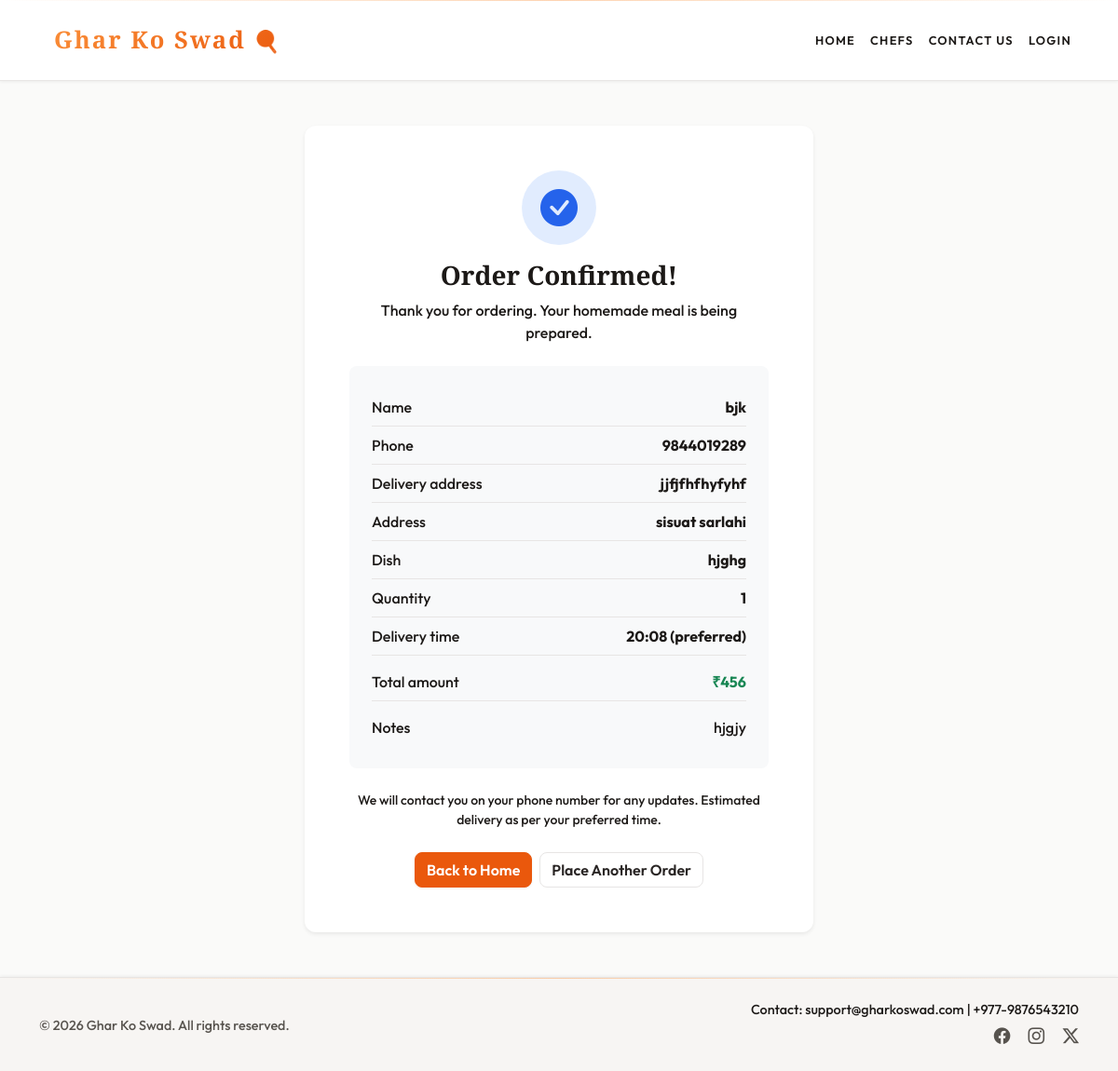
The app's page /order/confirmation/3/ with its own data.
### core/models.py (models this page shows, shortened)
class Order(models.Model):
    DISH_CHOICES = [
        ('thali', 'Homemade Thali'),
        ('momo', 'Steamed Momo Platter'),
        ('biryani', 'Veg Biryani'),
        ('soup', 'Comfort Veg Soup'),
    ]
    STATUS_CHOICES = [
        ('pending', 'Pending'),
        ('confirmed', 'Confirmed'),
        ('preparing', 'Preparing'),
        ('delivered', 'Delivered'),
        ('cancelled', 'Cancelled'),
    ]
    chef = models.ForeignKey(settings.AUTH_USER_MODEL, on_delete=models.CASCADE, related_name='orders_received', null=True, blank=True)
    customer = models.ForeignKey(settings.AUTH_USER_MODEL, on_delete=models.SET_NULL, null=True, blank=True, related_name='orders_placed')
    food_item = models.ForeignKey(FoodItem, on_delete=models.SET_NULL, null=True, blank=True, related_name='orders')
    name = models.CharField(max_length=200)
    phone = models.CharField(max_length=20)
    address = models.TextField()
    dish = models.CharField(max_length=20, choices=DISH_CHOICES, blank=True)
    quantity = models.PositiveIntegerField(default=1)
    total = models.CharField(max_length=50)
    delivery_time = models.CharField(max_length=100, blank=True)
    notes = models.TextField(blank=True)
    status = models.CharField(max_length=20, choices=STATUS_CHOICES, default='pending')
    created_at = models.DateTimeField(auto_now_add=True)
    class Meta:
        ordering = ['-created_at']

class CustomUser(AbstractUser):
    USER_TYPE_CHOICES = (
        ('customer', 'Customer'),
        ('chef', 'Chef'),
    )
    username = None
    email = models.EmailField(unique=True)
    phone = models.CharField(max_length=15, blank=True)
    address = models.TextField(blank=True)
    user_type = models.CharField(max_length=10, choices=USER_TYPE_CHOICES, default='customer')
    speciality = models.CharField(max_length=200, blank=True, null=True)
    USERNAME_FIELD = 'email'
    REQUIRED_FIELDS = []
    objects = CustomUserManager()

class FoodItem(models.Model):
    CATEGORY_CHOICES = [
        ('rice', 'Rice'),
        ('veg', 'Veg'),
        ('non_veg', 'Non-veg'),
        ('sweets_mithai', 'Sweets (Mithai)'),
        ('breads', 'Breads'),
        ('sweets_desserts', 'Sweets & Desserts'),
        ('pickles_sides', 'Pickles & Side Dishes'),
        ('curries', 'Curries'),
        ('soups', 'Soups'),
        ('snacks', 'Snacks'),
        ('nepali', 'Nepali'),
        ('indian', 'Indian'),
        ('other', 'Other (add your own)'),
    ]
    AVAILABILITY_CHOICES = [
        ('daily', 'Daily'),
        ('weekdays', 'Weekdays Only'),
        ('weekends', 'Weekends Only'),
        ('custom', 'Custom'),
    ]
    chef = models.ForeignKey(settings.AUTH_USER_MODEL, on_delete=models.CASCADE, related_name='food_items')
    name = models.CharField(max_length=200)
    category = models.CharField(max_length=30, choices=CATEGORY_CHOICES, default='other')
    category_custom = models.CharField(max_length=100, blank=True, help_text='When category is Other, your own category name')
    price = models.DecimalField(max_digits=10, decimal_places=2)
    description = models.TextField(blank=True)
    image = models.ImageField(upload_to='food/%Y/%m/', blank=True, null=True)
    image_url = models.URLField(blank=True, max_length=500)
    servings_available = models.PositiveIntegerField(default=10)
    availability = models.CharField(max_length=20, choices=AVAILABILITY_CHOICES, default='daily')
    is_vegetarian = models.BooleanField(default=True)
    is_spicy = models.BooleanField(default=False)
    created_at = models.DateTimeField(auto_now_add=True)
    class Meta:
        ordering = ['-created_at']

### core/views.py (the view)
# urls.py: path('order/confirmation/<int:order_id>/', views.order_confirmation, name='order_confirmation'),
def order_confirmation(request, order_id):
    order_obj = get_object_or_404(Order.objects.select_related('chef', 'food_item'), id=order_id)
    return render(request, 'core/order_confirmation.html', {'order': order_obj})

### core/context_processors.py (called while the page is built)
def user_profile(request):
    class ProfileRole:
        def __init__(self, role):
            self.role = role
    role = getattr(request.user, 'user_type', None) if request.user.is_authenticated else None
    return {'user_profile': ProfileRole(role) if role else None}

### templates/core/order_confirmation.html (shortened to what this page needs)
{% extends 'base.html' %}
{% load static %}
{% block content %}
<section class="py-5">
    <div class="container">
        <div class="row justify-content-center">
            <div class="col-lg-6">
                <div class="card shadow-sm border-0">
                    <div class="card-body p-4 p-md-5 text-center">
                        <div class="confirmation-icon"><i class="bi bi-check-circle-fill"></i></div>
                        <h1 class="h3 fw-bold mb-2">Order Confirmed!</h1>
                        <p class="text-muted mb-4">Thank you for ordering. Your homemade meal is being prepared.</p>
                        <div class="bg-light rounded-3 p-4 text-start mb-4">
                            <div class="order-summary-row"><span class="text-muted">Name</span><strong>{{ order.name }}</strong></div>
                            <div class="order-summary-row"><span class="text-muted">Phone</span><strong>{{ order.phone }}</strong></div>
                            <div class="order-summary-row"><span class="text-muted">Delivery address</span><strong class="text-end" style="max-width: 60%;">{{ order.address }}</strong></div>
                            {% if order.chef.address %}<div class="order-summary-row"><span class="text-muted">Address</span><strong class="text-end" style="max-width: 60%;">{{ order.chef.address }}</strong></div>{% endif %}
                            <div class="order-summary-row"><span class="text-muted">Dish</span><strong>{% if order.food_item %}{{ order.food_item.name }}{% else %}{{ order.get_dish_display }}{% endif %}</strong></div>
                            <div class="order-summary-row"><span class="text-muted">Quantity</span><strong>{{ order.quantity }}</strong></div>
                            <div class="order-summary-row"><span class="text-muted">Delivery time</span><strong>{{ order.delivery_time }}</strong></div>
                            <div class="order-summary-row pt-2 mt-2"><span>Total amount</span><strong class="text-success">{{ order.total }}</strong></div>
                            {% if order.notes %}<div class="order-summary-row mt-2"><span class="text-muted">Notes</span><span class="text-end" style="max-width: 60%;">{{ order.notes }}</span></div>{% endif %}
                        </div>
                        <p class="small text-muted mb-4">We will contact you on your phone number for any updates. Estimated delivery as per your preferred time.</p>
                        <div class="d-flex flex-column flex-sm-row gap-2 justify-content-center">
                            <a href="{% url 'core:index' %}" class="btn btn-primary">Back to Home</a>
                            <a href="{% url 'core:order' %}" class="btn btn-outline-primary">Place Another Order</a>
                        </div>
                    </div>
                </div>
            </div>
        </div>
    </div>
</section>
{% endblock %}

### premium.css (style rules this page uses)
:root { --ink: #292524; --ink-light: #44403C; --gold: #EA580C; --gold-light: #FB923C; --gold-dark: #C2410C; --cream: #FAFAF9; --cream-warm: #F5F3F0; --surface: #FFFFFF; --nav-bg: #FFFFFF; --footer-bg: #F7F5F3; --text: #1C1917; --text-muted: #57534E; --border: #E7E5E4; --success: #0D9488; --danger: #DC2626; --shadow: rgba(41, 37, 36, 0.06); --shadow-hover: rgba(41, 37, 36, 0.1); --radius: 12px; --radius-sm: 8px; }
body { background: var(--cream); color: var(--text) !important; font-weight: 500; font-family: 'Outfit', sans-serif; }
body:not(.hero-section), body p, body .lead, body small, .card-body, .card-body p, .card-body small, .card-body span, section:not(.hero-section) p, section:not(.hero-section) .lead, section:not(.hero-section) small, section:not(.hero-section) h1, section:not(.hero-section) h2, section:not(.hero-section) h3, section:not(.hero-section) h4, section:not(.hero-section) h5, section:not(.hero-section) h6 { color: var(--text) !important; }
body h1:not(.hero-title), body h2, body h3, body h4, body h5, body h6, .card-title, .card h1, .card h2, .card h3, .card h4, .card h5, .card h6, .section-title, .home-contact h2, .home-contact h3 { color: var(--text) !important; }
.text-muted { color: var(--text-muted) !important; }
small.text-muted, .text-muted { color: var(--text-muted) !important; }
.navbar-brand, .hero-title, .section-title, h1, h2, .card h1, .home-contact h2, .home-contact h3 { font-family: 'Cormorant Garamond', serif; }
.card { border-radius: var(--radius); transition: transform 0.3s cubic-bezier(0.4, 0, 0.2, 1), box-shadow 0.3s ease; overflow: hidden; position: relative; border: 1px solid var(--border); background: var(--surface); box-shadow: 0 1px 2px var(--shadow); }
.card-title, .card h1, .card h2 { color: var(--text); font-weight: 700; }
.card::before { content: ""; position: absolute; top: 0; left: -100%; width: 100%; height: 100%; background: linear-gradient(90deg, transparent, rgba(234, 88, 12, 0.06), transparent); transition: left 0.5s ease; z-index: 1; pointer-events: none; }
.btn-primary { background: var(--gold); border: 1px solid var(--gold); color: #FFFFFF; box-shadow: 0 1px 3px var(--shadow); border-radius: var(--radius-sm); font-weight: 600; transition: all 0.25s ease; }
.btn-outline-primary { color: var(--ink); border: 1px solid var(--border); background: transparent; border-radius: var(--radius-sm); font-weight: 600; }

### templates/core/order_confirmation.html (style rules this page uses)
.confirmation-icon { width: 80px; height: 80px; border-radius: 50%; background: rgba(59, 130, 246, 0.15); color: #2563EB; display: flex; align-items: center; justify-content: center; font-size: 2.5rem; margin: 0 auto 1rem; }
.order-summary-row { display: flex; justify-content: space-between; padding: 0.5rem 0; border-bottom: 1px solid var(--border); }
.order-summary-row:last-child { border-bottom: none; }

### records on screen
Order: name "bjk", phone "9844019289", address "jjfjfhfhyfyhf", chef.address "sisuat sarlahi", food_item.name "hjghg", quantity "1", delivery_time "20:08 (preferred)", total "₹456", notes "hjgjy"
